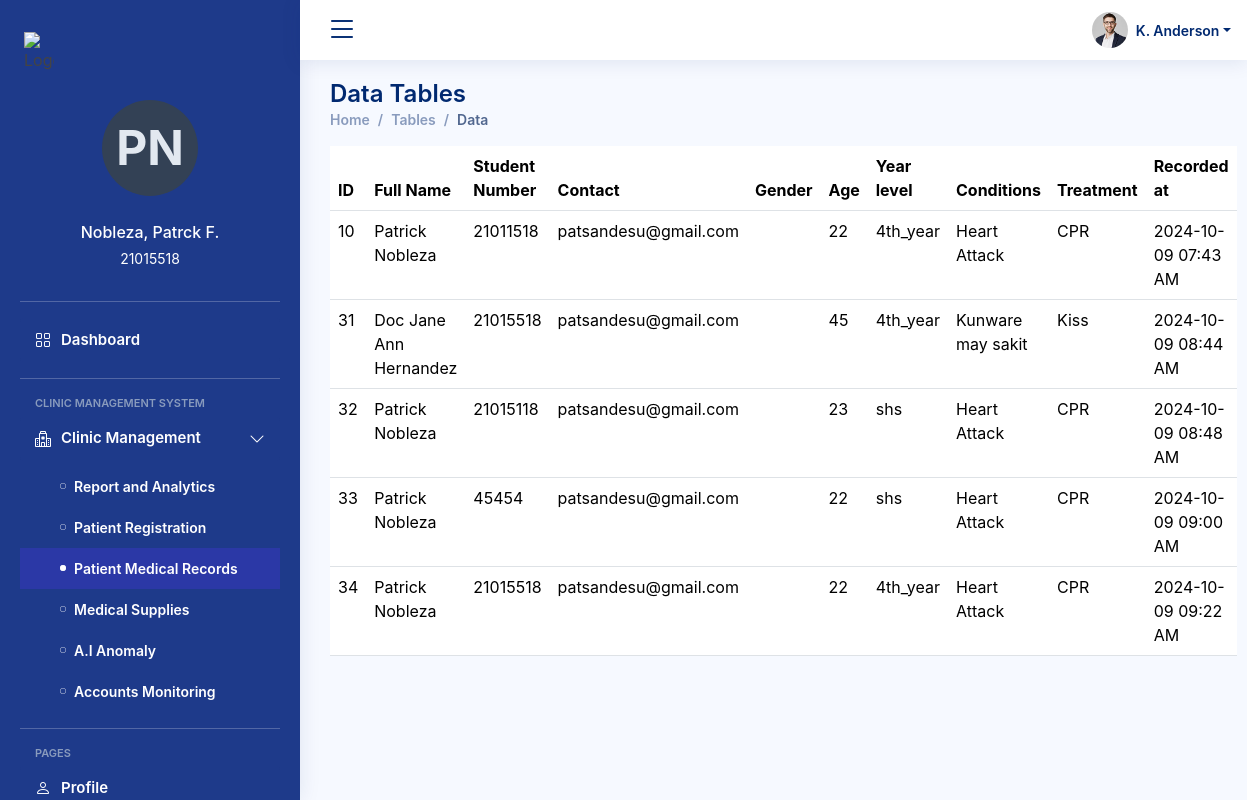
/tables-data.php, run on the app's committed database.
### tables this page shows
CREATE TABLE `bcp_sms3_patients` (
  `id` int(11) NOT NULL,
  `fullname` varchar(255) NOT NULL,
  `student_number` varchar(100) NOT NULL,
  `contact` varchar(100) NOT NULL,
  `s_gender` enum('Male','Female','Other','Prefer_not_to_say') NOT NULL,
  `age` int(11) NOT NULL,
  `year_level` enum('shs','1st_year','2nd_year','3rd_year','4th_year') NOT NULL,
  `conditions` text NOT NULL,
  `treatment` text NOT NULL,
  `created_at` timestamp NOT NULL DEFAULT current_timestamp()
);

### tables-data.php (the view, shortened to what this page needs)
<!DOCTYPE html>
<html lang="en">
<head>
  <link href="assets/vendor/bootstrap/css/bootstrap.min.css" rel="stylesheet">
  <link href="assets/vendor/bootstrap-icons/bootstrap-icons.css" rel="stylesheet">
  <link href="assets/vendor/boxicons/css/boxicons.min.css" rel="stylesheet">
  <link href="assets/vendor/quill/quill.snow.css" rel="stylesheet">
  <link href="assets/vendor/quill/quill.bubble.css" rel="stylesheet">
  <link href="assets/vendor/remixicon/remixicon.css" rel="stylesheet">
  <link href="assets/vendor/simple-datatables/style.css" rel="stylesheet">
  <link href="assets/css/style.css" rel="stylesheet">
</head>
<body>
<header id="header" class="header fixed-top d-flex align-items-center">
<div class="d-flex align-items-center justify-content-between">
  <i class="bi bi-list toggle-sidebar-btn"></i>
</div>
<nav class="header-nav ms-auto">
  <ul class="d-flex align-items-center">
    <li class="nav-item dropdown pe-3">
      <a class="nav-link nav-profile d-flex align-items-center pe-0" href="#" data-bs-toggle="dropdown">
        <img src="assets/img/profile-img.jpg" alt="Profile" class="rounded-circle">
        <span class="d-none d-md-block dropdown-toggle ps-2">K. Anderson</span>
      </a>
        </li>
      </ul>
    </nav>
  </header>
  <aside id="sidebar" class="sidebar">
    <ul class="sidebar-nav" id="sidebar-nav">
      <div class="flex items-center w-full p-1 pl-6" style="display: flex; align-items: center; padding: 3px; width: 40px; background-color: transparent; height: 4rem;">
        <div class="flex items-center justify-center" style="display: flex; align-items: center; justify-content: center;">
            <img src="https://elc-public-images.s3.ap-southeast-1.amazonaws.com/bcp-olp-logo-mini2.png" alt="Logo" style="width: 30px; height: auto;">
        </div>
      </div>
      <div style="display: flex; flex-direction: column; align-items: center; padding: 16px;">
        <div style="display: flex; align-items: center; justify-content: center; width: 96px; height: 96px; border-radius: 50%; background-color: #334155; color: #e2e8f0; font-size: 48px; font-weight: bold; text-transform: uppercase; line-height: 1;">
            PN
        </div>
        <div style="display: flex; flex-direction: column; align-items: center; margin-top: 24px; text-align: center;">
            <div style="font-weight: 500; color: #fff;">
                Nobleza, Patrck F.
            </div>
            <div style="margin-top: 4px; font-size: 14px; color: #fff;">
                21015518
            </div>
        </div>
    </div>
    <hr class="sidebar-divider">
      <li class="nav-item">
        <a class="nav-link " href="blankindex.php">
          <i class="bi bi-grid"></i>
          <span>Dashboard</span>
        </a>
      </li>
      <hr class="sidebar-divider">
  <li class="nav-heading">Clinic Management System</li>
  <li class="nav-item">
    <a class="nav-link collapsed" data-bs-target="#system-nav" data-bs-toggle="collapse" href="#">
      <i class="bi bi-hospital"></i><span>Clinic Management</span><i class="bi bi-chevron-down ms-auto"></i>
    </a>
    <ul id="system-nav" class="nav-content collapse show " data-bs-parent="#sidebar-nav">
    <li>
        <a href="clinic-dashboard.php">
          <i class="bi bi-circle" ></i><span>Report and Analytics</span>
        </a>
      </li>
      <li>
        <a href="forms-elements.php">
          <i class="bi bi-circle"></i><span>Patient Registration</span>
        </a>
      </li>
      <li>
        <a href="tables-data.php" class="active">
          <i class="bi bi-circle"></i><span>Patient Medical Records</span>
        </a>
      </li>
      <li>
      <a href="medical-supplies.php">
          <i class="bi bi-circle" ></i><span>Medical Supplies</span>
        </a>
      </li>
      <li>
          <a href="blankanomaly.php">
            <i class="bi bi-circle" ></i><span>A.I Anomaly</span>
          </a>
        </li>
        <li>
          <a href="">
            <i class="bi bi-circle" ></i><span>Accounts Monitoring</span>
          </a>
        </li>
    </ul>
  </li>
      <hr class="sidebar-divider">
      <li class="nav-heading">Pages</li>
      <li class="nav-item">
        <a class="nav-link collapsed" href="users-profile.html">
          <i class="bi bi-person"></i>
          <span>Profile</span>
        </a>
      </li>
    </ul>
  </aside>
  <main id="main" class="main">
    <div class="pagetitle">
      <h1>Data Tables</h1>
      <nav>
        <ol class="breadcrumb">
          <li class="breadcrumb-item"><a href="index.html">Home</a></li>
          <li class="breadcrumb-item">Tables</li>
          <li class="breadcrumb-item active">Data</li>
        </ol>
      </nav>
    </div>
    <section class="section">
      <div class="row">
        <div class="col-lg-12">
        <table class="datatable table">
              <thead>
                  <tr>
                    <th scope="col">ID</th>
                    <th scope="col">Full Name</th>
                    <th scope="col">Student Number</th>
                    <th scope="col">Contact</th>
                    <th scope="col">Gender</th>
                    <th scope="col">Age</th>
                    <th scope="col">Year level</th>
                    <th scope="col">Conditions</th>
                    <th scope="col">Treatment</th>
                    <th scope="col">Recorded at</th>
                  </tr>
                </thead>
                <tbody>
                        <?php
                        $servername = "localhost";
                        $username = "root";
                        $password = "";
                        $dbname = "bcp_sms3_cms";
                        $conn = new mysqli($servername, $username, $password, $dbname);
                        $stmt = $conn->prepare("SELECT id, fullname, student_number, contact, s_gender, age, year_level, conditions, treatment, DATE_FORMAT(created_at, '%Y-%m-%d %h:%i %p') AS formatted_created_at FROM bcp_sms3_patients");
                        $stmt->execute();
                        $result = $stmt->get_result();
                        if ($result->num_rows > 0) {
                            while ($row = $result->fetch_assoc()) {
                                echo "<tr>";
                                echo "<td>" . htmlspecialchars($row["id"]) . "</td>";
                                echo "<td>" . htmlspecialchars($row["fullname"]) . "</td>";
                                echo "<td>" . htmlspecialchars($row["student_number"]) . "</td>";
                                echo "<td>" . htmlspecialchars($row["contact"]) . "</td>";
                                echo "<td>" . htmlspecialchars($row["s_gender"]) . "</td>";
                                echo "<td>" . htmlspecialchars($row["age"]) . "</td>";
                                echo "<td>" . htmlspecialchars($row["year_level"]) . "</td>";
                                echo "<td>" . htmlspecialchars($row["conditions"]) . "</td>";
                                echo "<td>" . htmlspecialchars($row["treatment"]) . "</td>";
                                echo "<td>" . htmlspecialchars($row["formatted_created_at"]) . "</td>";
                                echo "</tr>";
                            }
                        } else {
                            echo "<tr><td colspan='11'>No records found</td></tr>";
                        }
                        ?>
                      </tbody>
              </table>
            </div>
          </div>
    </section>
  </main>
</body>
</html>

### assets/css/style.css (style rules this page uses)
:root { scroll-behavior: smooth; }
body { font-family: "Inter", sans-serif; background: #f6f9ff; color: #444444; }
a { color: #4154f1; text-decoration: none; }
h1, h2, h3, h4, h5, h6 { font-family: "Inter", sans-serif; }
#main { margin-top: 60px; padding: 20px 30px; transition: all 0.3s; }
.pagetitle { margin-bottom: 10px; }
.pagetitle h1 { font-size: 24px; margin-bottom: 0; font-weight: 600; color: #012970; }
.breadcrumb { font-size: 14px; font-family: "Inter", sans-serif; color: #899bbd; font-weight: 600; }
.breadcrumb a { color: #899bbd; transition: 0.3s; }
.breadcrumb .breadcrumb-item::before { color: #899bbd; }
.breadcrumb .active { color: #51678f; font-weight: 600; }
.header { transition: all 0.3s; z-index: 997; height: 60px; box-shadow: 0px 2px 20px rgba(1, 41, 112, 0.1); background-color: #fff; padding-left: 1rem; position: fixed; top: 0; left: 0; right: 0; }
.header .toggle-sidebar-btn { font-size: 32px; padding-left: 10px; cursor: pointer; color: #012970; }
.header-nav ul { list-style: none; }
.header-nav>ul { margin: 0; padding: 0; }
.header-nav .nav-profile { color: #012970; }
.header-nav .nav-profile img { max-height: 36px; }
.header-nav .nav-profile span { font-size: 14px; font-weight: 600; }
.sidebar { position: fixed; top: 0; left: 0; bottom: 0; width: 300px; z-index: 996; transition: all 0.3s; padding: 20px; overflow-y: auto; scrollbar-width: thin; scrollbar-color: #aab7cf transparent; box-shadow: 0px 0px 20px rgba(1, 41, 112, 0.1); background-color: #1e3a8a; }
.sidebar hr.sidebar-divider { border-top: 1px solid #eaecf4; }
@media (min-width: 1200px) { #main, #footer, #header { margin-left: 300px; } }
.sidebar-nav { padding: 0; margin: 0; list-style: none; }
.sidebar-nav li { padding: 0; margin: 0; list-style: none; }
.sidebar-nav .nav-item { margin-bottom: 5px; }
.sidebar-nav .nav-heading { font-size: 11px; text-transform: uppercase; color: #899bbd; font-weight: 600; margin: 10px 0 5px 15px; }
.sidebar-nav .nav-link { display: flex; align-items: center; font-size: 15px; font-weight: 600; color: #fff; transition: 0.3; background: #1e3a8a; padding: 10px 15px; border-radius: 4px; }
.sidebar-nav .nav-link i { font-size: 16px; margin-right: 10px; color: #fff; }
.sidebar-nav .nav-link.collapsed { color: #fff; background: #1e3a8a; }
.sidebar-nav .nav-link.collapsed i { color: #fff; }
.sidebar-nav .nav-link .bi-chevron-down { margin-right: 0; transition: transform 0.3s ease-in-out; }
.sidebar-nav .nav-content { padding: 5px 0 0 0; margin: 0; list-style: none; }
.sidebar-nav .nav-content a { display: flex; align-items: center; font-size: 14px; font-weight: 600; color: #fff; transition: 0.3; padding: 10px 0 10px 40px; transition: 0.3s; }
.sidebar-nav .nav-content a i { font-size: 6px; margin-right: 8px; line-height: 0; border-radius: 50%; }
.sidebar-nav .nav-content a:hover, .sidebar-nav .nav-content a.active { color: #fff; background: #2b38a6; }
.sidebar-nav .nav-content a.active i { background-color: #fff; }

### data on the page
bcp_sms3_patients: id "10", fullname "Patrick Nobleza", student_number "21011518", contact "patsandesu@gmail.com", age "22", year_level "4th_year", conditions "Heart Attack", treatment "CPR", formatted_created_at "2024-10-09 07:43 AM"
bcp_sms3_patients: id "31", fullname "Doc Jane Ann Hernandez", student_number "21015518", contact "patsandesu@gmail.com", age "45", year_level "4th_year", conditions "Kunware may sakit", treatment "Kiss", formatted_created_at "2024-10-09 08:44 AM"
bcp_sms3_patients: id "32", fullname "Patrick Nobleza", student_number "21015118", contact "patsandesu@gmail.com", age "23", year_level "shs", conditions "Heart Attack", treatment "CPR", formatted_created_at "2024-10-09 08:48 AM"
bcp_sms3_patients: id "33", fullname "Patrick Nobleza", student_number "45454", contact "patsandesu@gmail.com", age "22", year_level "shs", conditions "Heart Attack", treatment "CPR", formatted_created_at "2024-10-09 09:00 AM"
bcp_sms3_patients: id "34", fullname "Patrick Nobleza", student_number "21015518", contact "patsandesu@gmail.com", age "22", year_level "4th_year", conditions "Heart Attack", treatment "CPR", formatted_created_at "2024-10-09 09:22 AM"
